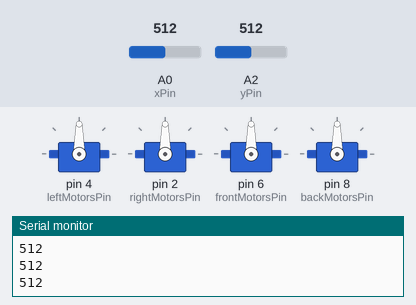
Recording of a sketch running on a simulated Arduino Uno, built with avr-gcc and run on an emulated ATmega328P. Shown: 4 × servo, the last lines printed to the serial monitor. The inputs (shaded band) are chosen by the test bench; at power-on: A0 (xPin) = 512, A2 (yPin) = 512.

Above: at 1.2 s.
1.3 s: A0 (xPin) set to 933
2.8 s: A0 (xPin) set to 968
At 4.1 s:
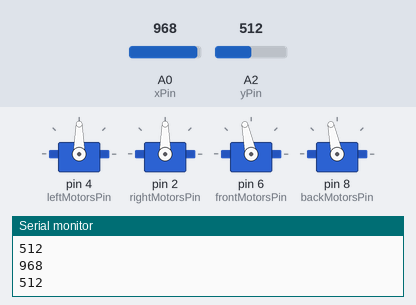
4.5 s: A2 (yPin) set to 79
6.0 s: A2 (yPin) set to 64
At 6.7 s:
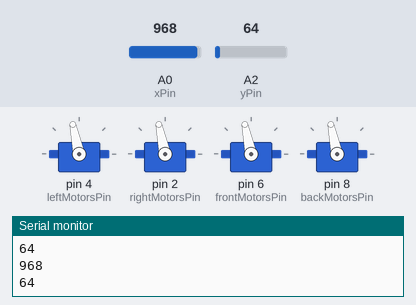
7.5 s: A0 (xPin) set to 77
9.0 s: A0 (xPin) set to 68
At 9.4 s:
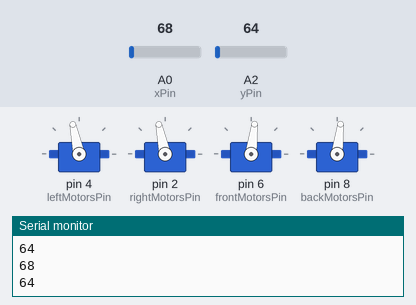
Timing chart, 0 to 11.5 s (numbered marks = the images above; inputs shaded):
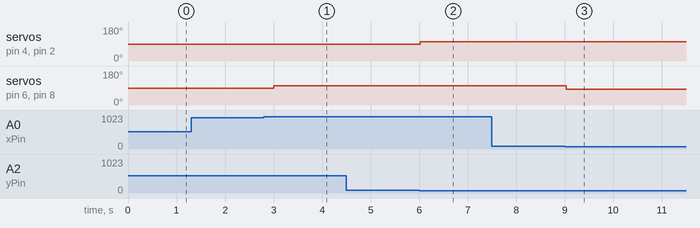

Measured:
- the behaviour switches between 950 and 951 on A0 (xPin) (found by bisection; images 0 and 1)
- the behaviour switches between 73 and 72 on A2 (yPin) (found by bisection; images 1 and 2)
- the behaviour switches between 73 and 72 on A0 (xPin) (found by bisection; images 2 and 3)
- after the input at 2.8 s, servo on pin 6 (frontMotorsPin), servo on pin 8 (backMotorsPin): 90° → 102° after 0.21 s
- after the input at 6.0 s, servo on pin 4 (leftMotorsPin), servo on pin 2 (rightMotorsPin): 90° → 102° at once
- after the input at 9.0 s, servo on pin 6 (frontMotorsPin), servo on pin 8 (backMotorsPin): 102° → 83° at once

The sketch:

vexMotorRobot.ino
```cpp
// Include the libraries we need
#include <Servo.h>

Servo leftMotor;
Servo rightMotor;
Servo backMotors;
Servo frontMotors;

int rightMotorsPin = 2;
int leftMotorsPin = 4;
int frontMotorsPin = 6;
int backMotorsPin = 8;
int butPin = 12;
int xPin = A0;
int yPin = A2;
int xPosition = 0;
int yPosition = 0;
int mapX = 0;
int mapY = 0;

void setup() {
  // put your setup code here, to run once:
  pinMode(leftMotorsPin, OUTPUT); //Both motor pins are sending a signal out to the VEX motor controller
  pinMode(rightMotorsPin, OUTPUT);
  pinMode(frontMotorsPin, OUTPUT);
  pinMode(backMotorsPin, OUTPUT);
  pinMode(butPin, INPUT);
  digitalWrite(butPin, HIGH);
  pinMode(yPin,INPUT);
  pinMode(xPin,INPUT);

  leftMotor.attach(leftMotorsPin);
  rightMotor.attach(rightMotorsPin);
  frontMotors.attach(frontMotorsPin);
  backMotors.attach(backMotorsPin);

  Serial.begin(115200);

}

void loop() {

  xPosition = analogRead(xPin);
  yPosition = analogRead(yPin);
  mapX = map(xPosition, 0, 1023, -512, 512);
  mapY = map(yPosition, 0, 1023, -512, 512);

  Serial.println(analogRead(xPin));
  Serial.println(analogRead(yPin));
  delay(500);


 if(analogRead(xPin) < 73 ) {
    backMotorsControl(-20);
    frontMotorsControl(-20);
  }

  if(analogRead(xPin) > 950 ) {
    backMotorsControl(20);
    frontMotorsControl(20);
  }

   if(analogRead(yPin) > 950 ) {
    leftMotorsControl(-20);
    rightMotorsControl(-20);
  }
   if(analogRead(yPin) < 73 ) {
    leftMotorsControl(20);
    rightMotorsControl(20);
  }


}


//The functions below let you send a power value between -100 and 100 to the motors.
//The servo library uses numbers between 1000 and 2000 to control servos.


int backMotorsControl(int value) {

  backMotors.write(map(value, -100, 100, 1000, 2000));

}

int frontMotorsControl(int value) {

  frontMotors.write(map(value, -100, 100, 1000, 2000));

}

int leftMotorsControl(int value) {

  leftMotor.write(map(value, -100, 100, 1000, 2000));

}

int rightMotorsControl(int value) {
  rightMotor.write(map(value, -100, 100, 1000, 2000));

}
```
